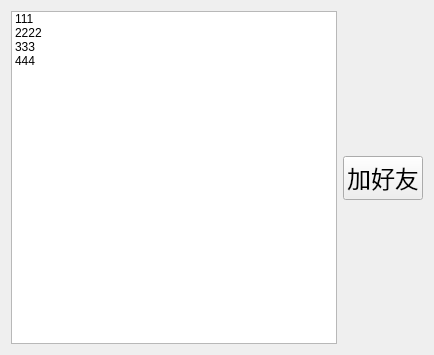
<?xml version="1.0" encoding="UTF-8"?>
<ui version="4.0">
 <class>Oline</class>
 <widget class="QWidget" name="Oline">
  <property name="geometry">
   <rect>
    <x>0</x>
    <y>0</y>
    <width>434</width>
    <height>355</height>
   </rect>
  </property>
  <property name="windowTitle">
   <string>Form</string>
  </property>
  <layout class="QHBoxLayout" name="horizontalLayout_2">
   <item>
    <layout class="QHBoxLayout" name="horizontalLayout">
     <item>
      <widget class="QListWidget" name="online_lw">
       <item>
        <property name="text">
         <string>111</string>
        </property>
       </item>
       <item>
        <property name="text">
         <string>2222</string>
        </property>
       </item>
       <item>
        <property name="text">
         <string>333</string>
        </property>
       </item>
       <item>
        <property name="text">
         <string>444</string>
        </property>
       </item>
      </widget>
     </item>
     <item>
      <layout class="QVBoxLayout" name="verticalLayout">
       <item>
        <spacer name="verticalSpacer">
         <property name="orientation">
          <enum>Qt::Vertical</enum>
         </property>
         <property name="sizeHint" stdset="0">
          <size>
           <width>20</width>
           <height>40</height>
          </size>
         </property>
        </spacer>
       </item>
       <item>
        <widget class="QPushButton" name="addFriend_pb">
         <property name="font">
          <font>
           <family>Agency FB</family>
           <pointsize>18</pointsize>
          </font>
         </property>
         <property name="text">
          <string>加好友</string>
         </property>
        </widget>
       </item>
       <item>
        <spacer name="verticalSpacer_2">
         <property name="orientation">
          <enum>Qt::Vertical</enum>
         </property>
         <property name="sizeHint" stdset="0">
          <size>
           <width>20</width>
           <height>40</height>
          </size>
         </property>
        </spacer>
       </item>
      </layout>
     </item>
    </layout>
   </item>
  </layout>
 </widget>
 <resources/>
 <connections/>
</ui>
